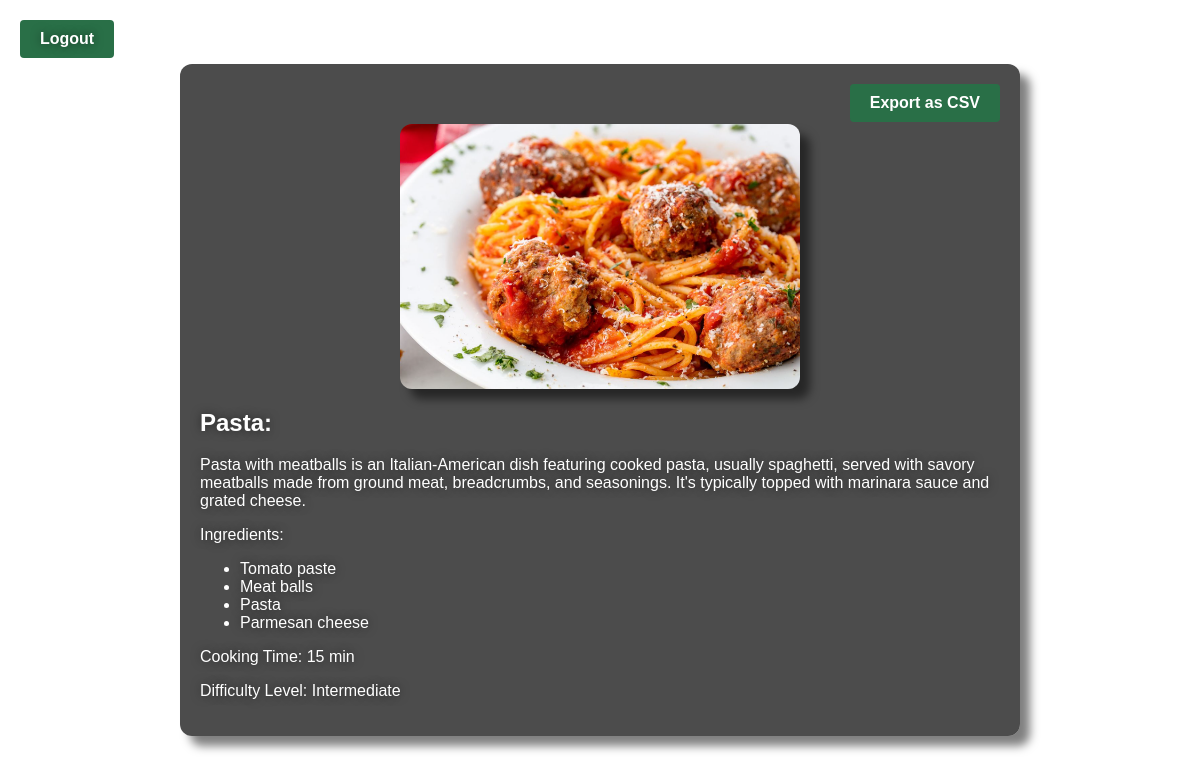
Screenshot of /recipes/3 (signed in) with the database file from the repository.
### recipes/models.py (models this page shows, shortened)
class Recipe(models.Model):
    title = models.CharField(max_length=50)
    cooking_time = models.PositiveIntegerField(help_text="In minutes")
    description = models.TextField()
    difficulty = models.CharField(max_length=20, default="TBD")
    ingredients = models.ManyToManyField(
        "ingredients.Ingredient", through="recipeingredients.RecipeIngredient"
    )
    pic = models.ImageField(upload_to="recipes", default="no_picture.jpeg")

### ingredients/models.py (models this page shows)
class Ingredient(models.Model):
    name = models.CharField(max_length=225)
    def __str__(self):
        return str(self.name)

### recipes/views.py (the view)
# urls.py: path("recipes/<pk>", RecipesDetailView.as_view(), name="recipes_detail"),
class RecipesDetailView(LoginRequiredMixin, DetailView):
    model = Recipe
    template_name = "recipes/recipes_detail.html"
    context_object_name = "recipe"

### recipes/templates/recipes/recipes_detail.html (shortened to what this page needs)
{% load static %}
<!DOCTYPE html>
<html lang="en">
  <head>
  </head>
  <body>
    <div class="logout-button">
      <a href="{% url 'logout' %}" style="color: #fff; text-decoration: none"
        >Logout</a
      >
    </div>
    <div class="container">
      <form
      action="{% url 'recipes:export_single_recipe_csv' object.id %}"
      method="get"
    >
        <button type="submit" class="btn">Export as CSV</button>
      </form>
      <img
        src="{{ object.pic.url }}"
        alt="{{ object.title }}"
        class="recipe-image"
      />
      <h2>{{ object.title }}:</h2>
      <p>{{ object.description }}</p>
      <p>Ingredients:</p>
      <ul>
        {% for ingredient in object.ingredients.all %}
        <li>{{ ingredient }}</li>
        {% endfor %}
      </ul>
      <p>Cooking Time: {{ object.cooking_time }} min</p>
      <p>Difficulty Level: {{ object.difficulty }}</p>
    </div>
  </body>
</html>

### rows the page displays
Recipe: pic (picture), title "Pasta", description "Pasta with meatballs is an Italian-American dish featuring cooked pasta, usually spaghetti, served with savory meatballs made from ground meat, breadcrumbs, and seasonings. It's typically topped with marinara sauce and grated cheese.", cooking_time "15", difficulty "Intermediate"
Ingredient: name "Tomato paste"
Ingredient: name "Meat balls"
Ingredient: name "Pasta"
Ingredient: name "Parmesan cheese"
